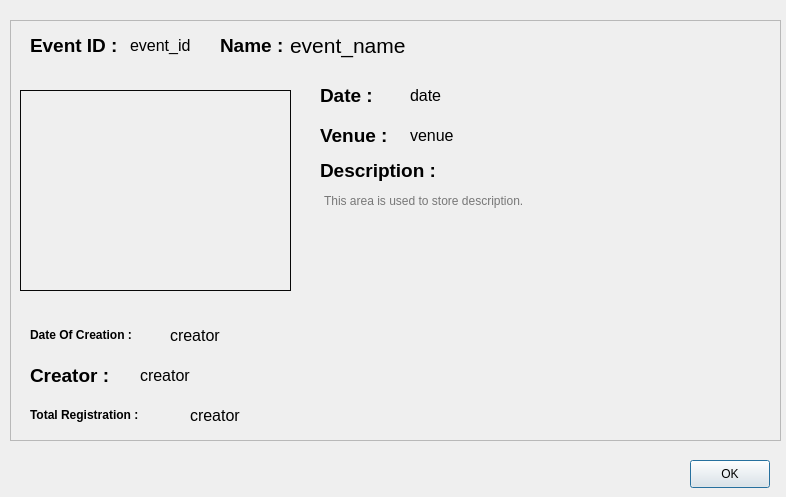
<?xml version="1.0" encoding="UTF-8"?>
<ui version="4.0">
 <class>eventProfile</class>
 <widget class="QDialog" name="eventProfile">
  <property name="geometry">
   <rect>
    <x>0</x>
    <y>0</y>
    <width>786</width>
    <height>497</height>
   </rect>
  </property>
  <property name="windowTitle">
   <string>Event Profile</string>
  </property>
  <property name="styleSheet">
   <string notr="true"/>
  </property>
  <widget class="QFrame" name="frame">
   <property name="geometry">
    <rect>
     <x>10</x>
     <y>20</y>
     <width>771</width>
     <height>421</height>
    </rect>
   </property>
   <property name="styleSheet">
    <string notr="true"/>
   </property>
   <property name="frameShape">
    <enum>QFrame::StyledPanel</enum>
   </property>
   <property name="frameShadow">
    <enum>QFrame::Raised</enum>
   </property>
   <widget class="QWidget" name="widget" native="true">
    <property name="geometry">
     <rect>
      <x>10</x>
      <y>70</y>
      <width>271</width>
      <height>201</height>
     </rect>
    </property>
    <property name="autoFillBackground">
     <bool>false</bool>
    </property>
    <property name="styleSheet">
     <string notr="true">image: url(:/sample_event.png);
border-style:solid;
border-width:1px;
border-color: rgb(7, 7, 7);</string>
    </property>
   </widget>
   <widget class="QLabel" name="nameLabel">
    <property name="geometry">
     <rect>
      <x>210</x>
      <y>10</y>
      <width>91</width>
      <height>31</height>
     </rect>
    </property>
    <property name="text">
     <string>&lt;html&gt;&lt;head/&gt;&lt;body&gt;&lt;p&gt;&lt;span style=&quot; font-size:14pt; font-weight:600;&quot;&gt;Name :&lt;/span&gt;&lt;/p&gt;&lt;/body&gt;&lt;/html&gt;</string>
    </property>
   </widget>
   <widget class="QLabel" name="name">
    <property name="geometry">
     <rect>
      <x>280</x>
      <y>10</y>
      <width>481</width>
      <height>31</height>
     </rect>
    </property>
    <property name="styleSheet">
     <string notr="true">font-size:16pt;</string>
    </property>
    <property name="text">
     <string>event_name</string>
    </property>
   </widget>
   <widget class="QLabel" name="creatorLabel">
    <property name="geometry">
     <rect>
      <x>20</x>
      <y>340</y>
      <width>101</width>
      <height>31</height>
     </rect>
    </property>
    <property name="text">
     <string>&lt;html&gt;&lt;head/&gt;&lt;body&gt;&lt;p&gt;&lt;span style=&quot; font-size:14pt; font-weight:600;&quot;&gt;Creator : &lt;/span&gt;&lt;/p&gt;&lt;/body&gt;&lt;/html&gt;</string>
    </property>
   </widget>
   <widget class="QLabel" name="descriptionLabel">
    <property name="geometry">
     <rect>
      <x>310</x>
      <y>130</y>
      <width>131</width>
      <height>41</height>
     </rect>
    </property>
    <property name="text">
     <string>&lt;html&gt;&lt;head/&gt;&lt;body&gt;&lt;p&gt;&lt;span style=&quot; font-size:14pt; font-weight:600;&quot;&gt;Description :&lt;/span&gt;&lt;/p&gt;&lt;/body&gt;&lt;/html&gt;</string>
    </property>
   </widget>
   <widget class="QLabel" name="dateLabel">
    <property name="geometry">
     <rect>
      <x>310</x>
      <y>60</y>
      <width>71</width>
      <height>31</height>
     </rect>
    </property>
    <property name="text">
     <string>&lt;html&gt;&lt;head/&gt;&lt;body&gt;&lt;p&gt;&lt;span style=&quot; font-size:14pt; font-weight:600;&quot;&gt;Date : &lt;/span&gt;&lt;/p&gt;&lt;/body&gt;&lt;/html&gt;</string>
    </property>
   </widget>
   <widget class="QLabel" name="venueLabel">
    <property name="geometry">
     <rect>
      <x>310</x>
      <y>100</y>
      <width>81</width>
      <height>31</height>
     </rect>
    </property>
    <property name="text">
     <string>&lt;html&gt;&lt;head/&gt;&lt;body&gt;&lt;p&gt;&lt;span style=&quot; font-size:14pt; font-weight:600;&quot;&gt;Venue : &lt;/span&gt;&lt;/p&gt;&lt;/body&gt;&lt;/html&gt;</string>
    </property>
   </widget>
   <widget class="QLabel" name="creator">
    <property name="geometry">
     <rect>
      <x>130</x>
      <y>340</y>
      <width>421</width>
      <height>31</height>
     </rect>
    </property>
    <property name="styleSheet">
     <string notr="true">font-size:12pt;</string>
    </property>
    <property name="text">
     <string>creator</string>
    </property>
   </widget>
   <widget class="QLabel" name="date">
    <property name="geometry">
     <rect>
      <x>400</x>
      <y>60</y>
      <width>361</width>
      <height>31</height>
     </rect>
    </property>
    <property name="styleSheet">
     <string notr="true">font-size:12pt;</string>
    </property>
    <property name="text">
     <string>date</string>
    </property>
   </widget>
   <widget class="QLabel" name="venue">
    <property name="geometry">
     <rect>
      <x>400</x>
      <y>100</y>
      <width>361</width>
      <height>31</height>
     </rect>
    </property>
    <property name="styleSheet">
     <string notr="true">font-size:12pt;</string>
    </property>
    <property name="text">
     <string>venue</string>
    </property>
   </widget>
   <widget class="QLabel" name="eventIDLabel">
    <property name="geometry">
     <rect>
      <x>20</x>
      <y>10</y>
      <width>91</width>
      <height>31</height>
     </rect>
    </property>
    <property name="text">
     <string>&lt;html&gt;&lt;head/&gt;&lt;body&gt;&lt;p&gt;&lt;span style=&quot; font-size:14pt; font-weight:600;&quot;&gt;Event ID : &lt;/span&gt;&lt;/p&gt;&lt;/body&gt;&lt;/html&gt;</string>
    </property>
   </widget>
   <widget class="QLabel" name="eventID">
    <property name="geometry">
     <rect>
      <x>120</x>
      <y>10</y>
      <width>91</width>
      <height>31</height>
     </rect>
    </property>
    <property name="styleSheet">
     <string notr="true">font-size:12pt;</string>
    </property>
    <property name="text">
     <string>event_id</string>
    </property>
   </widget>
   <widget class="QTextBrowser" name="textBrowser">
    <property name="geometry">
     <rect>
      <x>310</x>
      <y>170</y>
      <width>451</width>
      <height>151</height>
     </rect>
    </property>
    <property name="styleSheet">
     <string notr="true">background-color:transparent;
border:none;</string>
    </property>
    <property name="html">
     <string>&lt;!DOCTYPE HTML PUBLIC &quot;-//W3C//DTD HTML 4.0//EN&quot; &quot;http://www.w3.org/TR/REC-html40/strict.dtd&quot;&gt;
&lt;html&gt;&lt;head&gt;&lt;meta name=&quot;qrichtext&quot; content=&quot;1&quot; /&gt;&lt;style type=&quot;text/css&quot;&gt;
p, li { white-space: pre-wrap; }
&lt;/style&gt;&lt;/head&gt;&lt;body style=&quot; font-family:'Ubuntu'; font-size:11pt; font-weight:400; font-style:normal;&quot;&gt;
&lt;p style=&quot;-qt-paragraph-type:empty; margin-top:0px; margin-bottom:0px; margin-left:0px; margin-right:0px; -qt-block-indent:0; text-indent:0px; font-family:'Noto Sans'; font-size:9pt;&quot;&gt;&lt;br /&gt;&lt;/p&gt;&lt;/body&gt;&lt;/html&gt;</string>
    </property>
    <property name="placeholderText">
     <string>This area is used to store description.</string>
    </property>
   </widget>
   <widget class="QLabel" name="totalRegistrationLabel">
    <property name="geometry">
     <rect>
      <x>20</x>
      <y>380</y>
      <width>171</width>
      <height>31</height>
     </rect>
    </property>
    <property name="text">
     <string>&lt;html&gt;&lt;head/&gt;&lt;body&gt;&lt;p&gt;&lt;span style=&quot; font-weight:600;&quot;&gt;Total Registration : &lt;/span&gt;&lt;/p&gt;&lt;/body&gt;&lt;/html&gt;</string>
    </property>
   </widget>
   <widget class="QLabel" name="totalRegistration">
    <property name="geometry">
     <rect>
      <x>180</x>
      <y>380</y>
      <width>571</width>
      <height>31</height>
     </rect>
    </property>
    <property name="styleSheet">
     <string notr="true">font-size:12pt;</string>
    </property>
    <property name="text">
     <string>creator</string>
    </property>
   </widget>
   <widget class="QLabel" name="creatorLabel_3">
    <property name="geometry">
     <rect>
      <x>20</x>
      <y>300</y>
      <width>141</width>
      <height>31</height>
     </rect>
    </property>
    <property name="text">
     <string>&lt;html&gt;&lt;head/&gt;&lt;body&gt;&lt;p&gt;&lt;span style=&quot; font-weight:600;&quot;&gt;Date Of Creation : &lt;/span&gt;&lt;/p&gt;&lt;/body&gt;&lt;/html&gt;</string>
    </property>
   </widget>
   <widget class="QLabel" name="dateOfCreation">
    <property name="geometry">
     <rect>
      <x>160</x>
      <y>300</y>
      <width>141</width>
      <height>31</height>
     </rect>
    </property>
    <property name="styleSheet">
     <string notr="true">font-size:12pt;</string>
    </property>
    <property name="text">
     <string>creator</string>
    </property>
   </widget>
  </widget>
  <widget class="QPushButton" name="pushButton">
   <property name="geometry">
    <rect>
     <x>690</x>
     <y>460</y>
     <width>80</width>
     <height>28</height>
    </rect>
   </property>
   <property name="text">
    <string>OK</string>
   </property>
  </widget>
 </widget>
 <resources>
  <include location="../../../Images/img.qrc"/>
 </resources>
 <connections/>
</ui>
